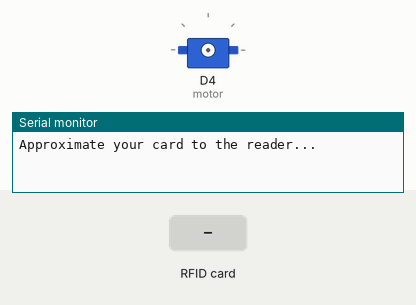
This sketch was run on a simulated ESP8266 (NodeMCU). On the bench: servo, the last lines printed to the serial monitor. Inputs (shaded band) come from the test bench. WiFi joins after 1.5 s; servers stay silent unless stated.

Above: at 3.0 s.
3.1 s: RFID card 04 EA F0 2B held to the reader
5.6 s: RFID card 5E 7A 19 C4 held to the reader
At 6.4 s:
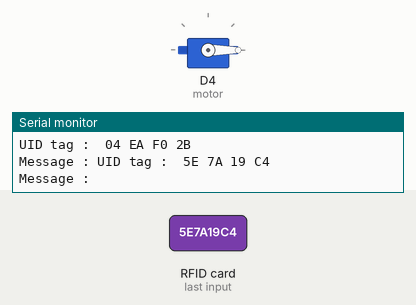
Timing chart, 0 to 8.6 s (numbered marks = the images above; inputs shaded):
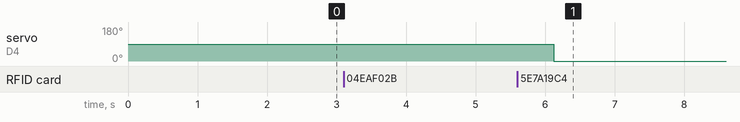

The sketch:

rfid_access.ino
```cpp
#define BLYNK_PRINT Serial

#include <SPI.h>
#include <ESP8266WiFi.h>
#include <BlynkSimpleEsp8266.h>
#include <MFRC522.h> // import file MFRC522 yang sudah kita install
#include <Servo.h>

char auth[] = "BrUqCoKF3LogYfTzluSel0SFPOq60Vds";
char ssid[] = "Yazid";
char pass[] = "ashiap12";

#define SDA_PIN D2 // mendefinisikan SDA pin ke D2
#define RST_PIN D1 // mendefinisikan RST pin ke D1
#define motor D4

Servo servo;

MFRC522 mfrc522(SDA_PIN, RST_PIN); // setting mfrc dengan SDA dan RST

WidgetLCD lcd(V1); // setting pin virtual LCD ke V1 di aplikasi blynk

void setup() {
  // put your setup code here, to run once:
  Serial.begin(9600);
  SPI.begin(); // Initiate SPI bus
  Blynk.begin(auth, ssid, pass);
  mfrc522.PCD_Init(); // Inisiasi MFRC522 card
  pinMode(motor, OUTPUT);
  Serial.println("Approximate your card to the reader..."); // pesan untuk mentap kartu
  Serial.println();
}

void loop() {
  // put your main code here, to run repeatedly:
  Blynk.run();

//
  if (! mfrc522.PICC_IsNewCardPresent()) {
    return;
  }
  if (! mfrc522.PICC_ReadCardSerial()) {
    return;
  }

  // menampilkan UID di serial Monitor
  Serial.print("UID tag : ");
  String content = "";
  byte letter;

  // berfungsi untuk mengubah ID dari Kartu menjadi kode Hexa seperti 04 EA F0 2B
  for (byte i = 0; i < mfrc522.uid.size; i++) {
    Serial.print(mfrc522.uid.uidByte[i] < 0x10 ? " 0" : " ");
    Serial.print(mfrc522.uid.uidByte[i], HEX);
    content.concat(String(mfrc522.uid.uidByte[i] < 0x10 ? " 0" : " "));
    content.concat(String(mfrc522.uid.uidByte[i], HEX));
  }
  Serial.println();
  Serial.print("Message : ");
  content.toUpperCase(); // UID dijadikan Huruf besar semua

  if (content.substring(1) == "04 EA F0 2B")
  {
    lcd.clear();
    lcd.print(0, 0, "UID for Card Is: ");
    lcd.print(0, 1, content);
    delay(1000);
    buka();
  }
  else
  {
    lcd.clear();
    lcd.print(0, 0, "Invalid Card");
    lcd.print(0, 1, "Access Denied");
  }

}
void buka() {
  servo.attach(motor);
  servo.write(90);
  delay(2000);
  servo.write(0);
}
```
